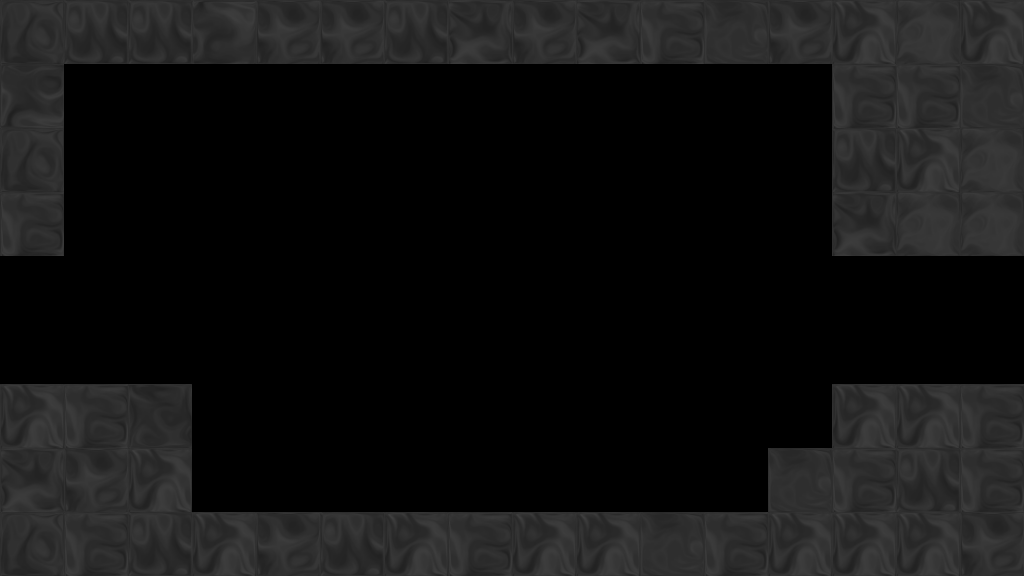

A 2D game scene composited from a Tiled map and its tileset images. What follows is a short description and the map's XML, with every tile layer's data as written:
An orthogonal 16x9 tile map with 64x64 px tiles, 1 tile layer (tile), 1 hidden layer not drawn, 6 tilesets and 5 objects (2x Exit, DoorBlue, ShooterRed, OrbRed).

<map version="1.0" orientation="orthogonal" width="16" height="9" tilewidth="64" tileheight="64">
 <properties>
  <property name="bg" value="bg5" />
  <property name="bgParallaxX" value=".6" />
  <property name="bgParallaxY" value=".6" />
  <property name="music" value="level_white" />
 </properties>
 <tileset firstgid="1" source="tiles/black_tiles.tsx" />
 <tileset firstgid="50" source="tiles/white_tiles.tsx" />
 <tileset firstgid="99" source="tiles/mixed_tiles.tsx" />
 <tileset firstgid="211" source="tiles/glass_tiles.tsx" />
 <tileset firstgid="260" source="tiles/black_indestructable.tsx" />
 <tileset firstgid="310" source="tiles/sand_tiles.tsx" />
 <layer name="backTile" width="16" height="9" visible="0">
  <data encoding="csv">
0,0,0,0,0,0,0,0,0,0,0,0,0,0,0,0,
0,0,0,0,0,0,0,0,0,0,0,0,0,0,0,0,
0,0,0,0,0,0,0,0,0,0,0,0,0,0,0,0,
0,0,0,0,0,0,0,0,0,0,0,0,0,0,0,0,
0,0,0,0,0,0,0,0,0,0,0,0,0,0,0,0,
0,0,0,0,0,0,0,0,0,0,0,0,0,0,0,0,
0,0,0,0,0,0,0,0,0,0,0,0,0,0,0,0,
0,0,0,0,0,0,0,0,0,0,0,0,0,0,0,0,
0,0,0,0,0,0,0,0,0,0,0,0,0,0,0,0
</data>
 </layer>
 <objectgroup name="obj" width="16" height="9">
  <object type="DoorBlue" x="832" y="256" width="64" height="128" />
  <object type="ShooterRed" x="512" y="153">
   <polyline points="0,0 152,-46" />
  </object>
  <object type="OrbRed" x="448" y="256" width="64" height="64" />
 </objectgroup>
 <layer name="tile" width="16" height="9">
  <data encoding="csv">
28,4,4,49,5,5,4,3,5,3,2,7,5,1,6,1,
42,0,0,0,0,0,0,0,0,0,0,0,0,2,2,7,
28,0,0,0,0,0,0,0,0,0,0,0,0,4,1,6,
2,0,0,0,0,0,0,0,0,0,0,0,0,3,6,6,
0,0,0,0,0,0,0,0,0,0,0,0,0,0,0,0,
0,0,0,0,0,0,0,0,0,0,0,0,0,0,0,0,
1,2,35,0,0,0,0,0,0,0,0,0,0,1,1,2,
3,5,1,0,0,0,0,0,0,0,0,0,7,2,4,2,
28,2,4,1,5,4,1,2,1,1,7,2,1,1,1,5
</data>
 </layer>
 <objectgroup name="front" width="16" height="9">
  <object type="Exit" x="960" y="256" width="64" height="128">
   <properties>
    <property name="mapTo" value="someMap" />
   </properties>
  </object>
  <object type="Exit" x="0" y="256" width="64" height="128">
   <properties>
    <property name="mapTo" value="otherMap" />
   </properties>
  </object>
 </objectgroup>
</map>
